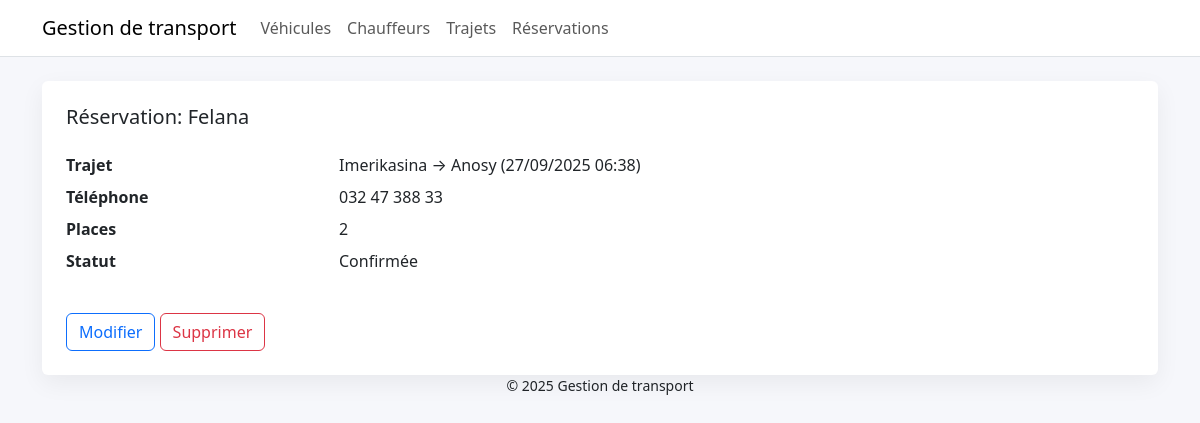
The page /reservations/3/ on the database its author committed.
### transport/models.py (models this page shows, shortened)
class Horodatage(models.Model):
    date_creation = models.DateTimeField(auto_now_add=True)
    date_mise_a_jour = models.DateTimeField(auto_now=True)
    class Meta:
        abstract = True

class Reservation(Horodatage):
    STATUTS = [
        ('en_attente', 'En attente'),
        ('confirmee', 'Confirmée'),
        ('annulee', 'Annulée'),
    ]
    trajet = models.ForeignKey(Trajet, on_delete=models.CASCADE, related_name='reservations')
    nom_client = models.CharField(max_length=100)
    telephone_client = models.CharField(max_length=30, blank=True)
    nombre_passagers = models.PositiveIntegerField(default=1)
    statut = models.CharField(max_length=20, choices=STATUTS, default='en_attente')

class Trajet(Horodatage):
    STATUTS = [
        ('planifie', 'Planifié'),
        ('termine', 'Terminé'),
        ('annule', 'Annulé'),
    ]
    vehicule = models.ForeignKey(Vehicule, on_delete=models.PROTECT)
    chauffeur = models.ForeignKey(Chauffeur, on_delete=models.PROTECT)
    origine = models.CharField(max_length=100)
    destination = models.CharField(max_length=100)
    depart_datetime = models.DateTimeField()
    arrivee_datetime = models.DateTimeField()
    statut = models.CharField(max_length=20, choices=STATUTS, default='planifie')

### transport/views.py (the view)
# urls.py: path('reservations/<int:pk>/', views.ReservationDetailVue.as_view(), name='reservation_detail'),
class ReservationDetailVue(DetailView):
    model = Reservation
    template_name = 'transport/reservation_detail.html'

### transport/templates/transport/reservation_detail.html (shortened to what this page needs)
{% extends 'base.html' %}
{% block content %}
<div class="card carte p-4">
  <h2 class="h5">Réservation: {{ object.nom_client }}</h2>
  <dl class="row mt-3">
    <dt class="col-sm-3">Trajet</dt><dd class="col-sm-9">{{ object.trajet.origine }} → {{ object.trajet.destination }} ({{ object.trajet.depart_datetime|date:"d/m/Y H:i" }})</dd>
    <dt class="col-sm-3">Téléphone</dt><dd class="col-sm-9">{{ object.telephone_client|default:"—" }}</dd>
    <dt class="col-sm-3">Places</dt><dd class="col-sm-9">{{ object.nombre_passagers }}</dd>
    <dt class="col-sm-3">Statut</dt><dd class="col-sm-9">{{ object.get_statut_display }}</dd>
  </dl>
  <div class="mt-3">
    <a href="{% url 'reservation_modifier' object.pk %}" class="btn btn-outline-primary">Modifier</a>
    <a href="{% url 'reservation_supprimer' object.pk %}" class="btn btn-outline-danger">Supprimer</a>
  </div>
</div>
{% endblock %}

### transport/templates/base.html (style rules this page uses)
body { background:#f6f7fb; }
.carte { border:none; box-shadow: 0 8px 24px rgba(0,0,0,.06); }

### rows shown on the page
Reservation: nom_client "Felana", trajet.origine "Imerikasina", trajet.destination "Anosy", trajet.depart_datetime "27/09/2025 06:38", telephone_client "032 47 388 33", nombre_passagers "2", statut "Confirmée"
